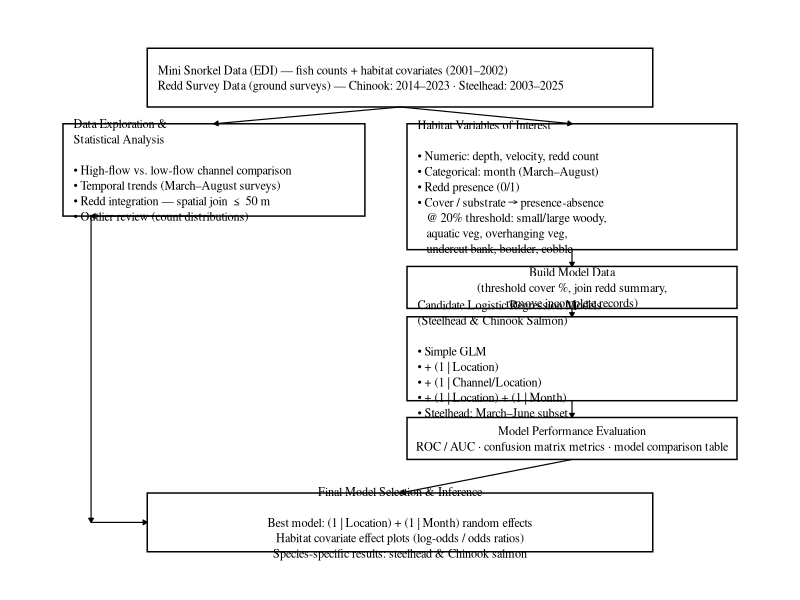

R code for this plot:
# analysis-conceptual-map.R
# Conceptual map of the mini snorkel cover analysis, in the style of
# Jelovica et al. (2024, Ecological Indicators 160:111832) Fig. 3.
# Summarizes the workflow documented in:
#   feather_river_cover_analysis_steelehead.Rmd
#   feather_river_cover_analysis_salmon.Rmd
#
# Data source date ranges (see README.md and feather_river_cover_analysis_salmon.Rmd
# "Redd Data Integration and Exploration" section):
#   Mini Snorkel Data (EDI edi.1705.2): 2001-2002
#   Chinook Redd Survey (EDI edi.1802.2): 2014-2023
#   Steelhead Redd Survey (data-raw/SH Redd Survey.xlsx): 2003-2025
#
# Output: figures/analysis_conceptual_map.png

library(tidyverse)

# ── box + arrow helpers ───────────────────────────────────────────────────

new_box <- function(id, xmin, xmax, ymin, ymax, text, align = "left", fontface = "plain") {
  tibble(
    id = id, xmin = xmin, xmax = xmax, ymin = ymin, ymax = ymax,
    text = text, align = align, fontface = fontface
  )
}

# arrow from the bottom-center of `from` to the top-center of `to`
arrow_down <- function(boxes, from, to) {
  fb <- filter(boxes, id == from)
  tb <- filter(boxes, id == to)
  tibble(x = (fb$xmin + fb$xmax) / 2, y = fb$ymin,
         xend = (tb$xmin + tb$xmax) / 2, yend = tb$ymax)
}

# elbowed arrow used for the exploratory branch that bypasses modeling and
# feeds straight into the left edge of the final results box, mirroring the
# left-hand connector in the source figure
arrow_bypass <- function(boxes, from, to, via_x) {
  fb <- filter(boxes, id == from)
  tb <- filter(boxes, id == to)
  y_target <- (tb$ymin + tb$ymax) / 2
  tibble(
    x    = c((fb$xmin + fb$xmax) / 2, via_x,     via_x),
    y    = c(fb$ymin,                 fb$ymin,   y_target),
    xend = c(via_x,                   via_x,     tb$xmin),
    yend = c(fb$ymin,                 y_target,  y_target)
  )
}

# ── boxes ─────────────────────────────────────────────────────────────────

boxes <- bind_rows(
  new_box("sources", 14, 86, 100, 114,
          paste(
            "Mini Snorkel Data (EDI) — fish counts + habitat covariates (2001–2002)",
            "Redd Survey Data (ground surveys) — Chinook: 2014–2023 · Steelhead: 2003–2025",
            sep = "\n"),
          align = "left"),

  new_box("explore", 2, 45, 74, 96,
          paste(
            "Data Exploration &",
            "Statistical Analysis",
            " ",
            "• High-flow vs. low-flow channel comparison",
            "• Temporal trends (March–August surveys)",
            "• Redd integration — spatial join ≤ 50 m",
            "• Outlier review (count distributions)",
            sep = "\n"),
          align = "left"),

  new_box("variables", 51, 98, 66, 96,
          paste(
            "Habitat Variables of Interest",
            " ",
            "• Numeric: depth, velocity, redd count",
            "• Categorical: month (March–August)",
            "• Redd presence (0/1)",
            "• Cover / substrate → presence-absence",
            "   @ 20% threshold: small/large woody,",
            "   aquatic veg, overhanging veg,",
            "   undercut bank, boulder, cobble",
            sep = "\n"),
          align = "left"),

  new_box("preprocess", 51, 98, 52, 62,
          "Build Model Data\n(threshold cover %, join redd summary,\nremove incomplete records)",
          align = "center"),

  new_box("logistic", 51, 98, 30, 50,
          paste(
            "Candidate Logistic Regression Models",
            "(Steelhead & Chinook Salmon)",
            " ",
            "• Simple GLM",
            "• + (1 | Location)",
            "• + (1 | Channel/Location)",
            "• + (1 | Location) + (1 | Month)",
            "• Steelhead: March–June subset",
            sep = "\n"),
          align = "left"),

  new_box("evaluation", 51, 98, 16, 26,
          "Model Performance Evaluation\nROC / AUC · confusion matrix metrics · model comparison table",
          align = "center"),

  new_box("final", 14, 86, -6, 8,
          paste(
            "Final Model Selection & Inference",
            " ",
            "Best model: (1 | Location) + (1 | Month) random effects",
            "Habitat covariate effect plots (log-odds / odds ratios)",
            "Species-specific results: steelhead & Chinook salmon",
            sep = "\n"),
          align = "center")
)

boxes <- boxes |>
  mutate(
    xc = (xmin + xmax) / 2,
    yc = (ymin + ymax) / 2,
    label_x = if_else(align == "left", xmin + 1.5, xc),
    hjust = if_else(align == "left", 0, 0.5)
  )

# ── arrows ────────────────────────────────────────────────────────────────

arrows <- bind_rows(
  arrow_down(boxes, "sources", "explore"),
  arrow_down(boxes, "sources", "variables"),
  arrow_down(boxes, "variables", "preprocess"),
  arrow_down(boxes, "preprocess", "logistic"),
  arrow_down(boxes, "logistic", "evaluation"),
  arrow_down(boxes, "evaluation", "final"),
  arrow_bypass(boxes, "explore", "final", via_x = 6)
)

# ── plot ──────────────────────────────────────────────────────────────────

p <- ggplot() +
  geom_rect(
    data = boxes,
    aes(xmin = xmin, xmax = xmax, ymin = ymin, ymax = ymax),
    fill = "white", color = "black", linewidth = 0.5
  ) +
  geom_text(
    data = boxes,
    aes(x = label_x, y = yc, label = text, hjust = hjust, fontface = fontface),
    size = 3.1, lineheight = 1.05, family = "serif", vjust = 0.5
  ) +
  geom_segment(
    data = arrows,
    aes(x = x, y = y, xend = xend, yend = yend),
    arrow = arrow(length = unit(0.12, "cm"), type = "closed"),
    linewidth = 0.4
  ) +
  coord_cartesian(xlim = c(0, 100), ylim = c(-8, 116), clip = "off") +
  theme_void() +
  theme(plot.margin = margin(10, 10, 10, 10))

ggsave(
  here::here("mini-snorkel-analysis", "figures", "analysis_conceptual_map.png"),
  p, width = 11, height = 10, dpi = 300, bg = "white"
)
